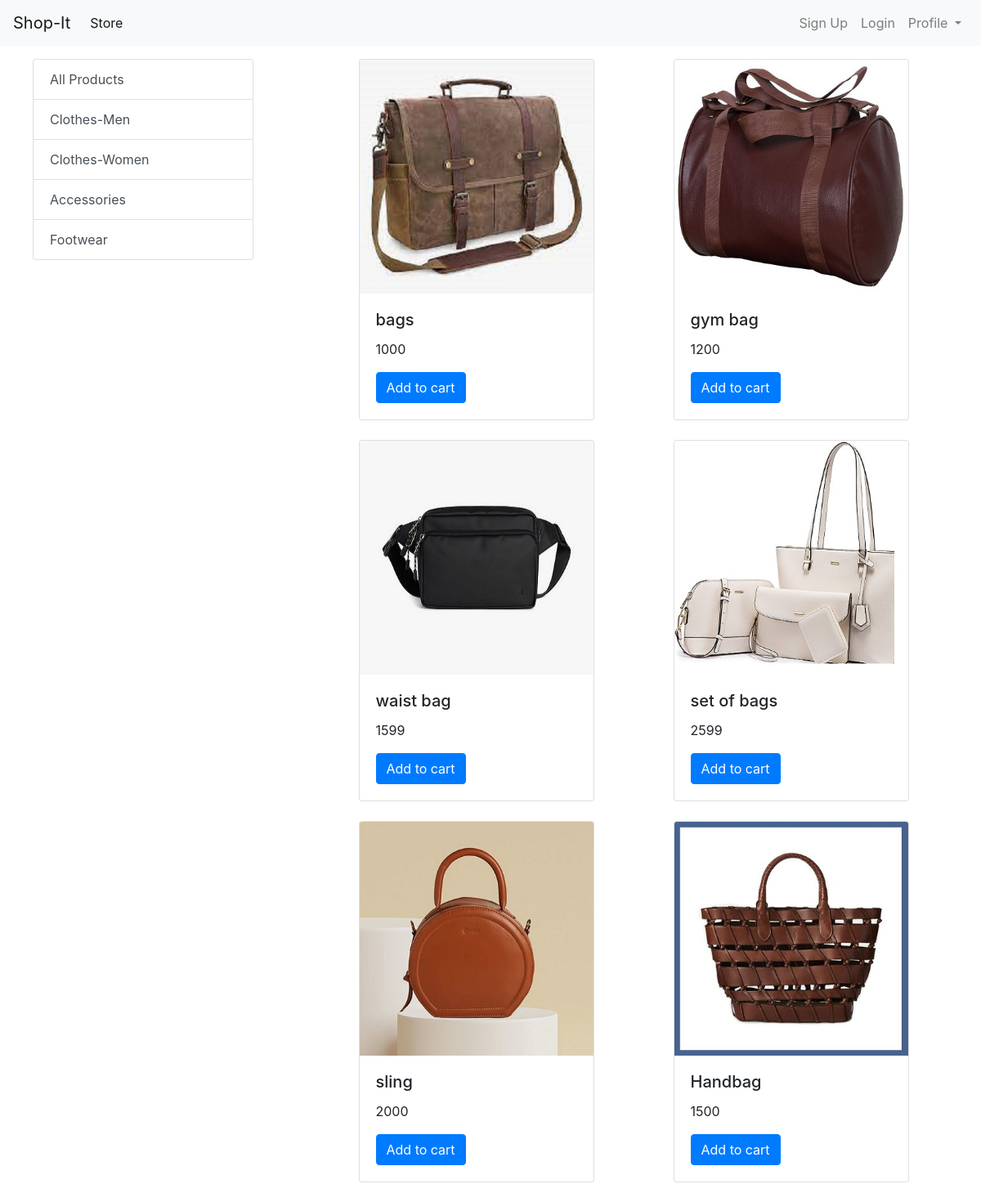
Screenshot of /?category=3 with the database file from the repository.
### store/models/category.py (models this page shows, shortened)
class Category(models.Model):
    name = models.CharField(max_length=20)
    def get_all_category():
        return Category.objects.all()

### store/models/product.py (models this page shows, shortened)
class Product(models.Model):
    name = models.CharField(max_length=50)
    price = models.IntegerField(default = 100)
    category = models.ForeignKey(Category, on_delete=models.CASCADE , default=1 )
    desc = models.CharField(max_length=200, default='')
    image = models.ImageField(upload_to='uploads/products/')
    def get_all_product_by_id(category_id):
        if category_id:
            return Product.objects.filter(category=category_id)
        else:
            return Product.objects.all()

### store/views/home.py (the view)
# urls.py: path('', index , name='index'),
def index(request):
    pr = None;
    cat = Category.get_all_category()
    cat_id = request.GET.get('category')
    if cat_id:
        pr = Product.get_all_product_by_id(cat_id)
    else:
        pr = Product.get_all_products()
    data = {}
    data['products'] = pr
    data['Category'] = cat
    return render(request, "index.html", data)

### store/templates/index.html (shortened to what this page needs)
{% extends 'base.html' %}
    {% block content %}
<div class="container-fluid mt-3">
<div class="row">
  <div class="col-lg-3 mx-auto">
    <div class="list-group">
      <a href="/" class="list-group-item list-group-item-action">All Products</a>
      {% for c in Category %}
        <a href="/?category={{c.id}}" class="list-group-item list-group-item-action">{{c.name}}</a>
      {% endfor %}
    </div>
  </div>
  <div id="product" class="col-lg-8 mx-auto">
    <div class="row mx-auto">
      {% for p in products %}
        <div class="card mx-auto mb-4" style="width: 18rem;">
          <img src="{{p.image.url}}" class="card-img-top">
            <div class="card-body">
              <h5 class="card-title">{{p.name}}</h5>
              <p class="card-text">{{p.price}}</p>
              <a href="#" class="btn btn-primary">Add to cart</a>
          </div>
        </div>
     {% endfor %}
  </div>
</div>
</div>
</div>
    {%  endblock %}

### rows the page displays
Category: name "Clothes-Men"
Category: name "Clothes-Women"
Category: name "Accessories"
Category: name "Footwear"
Product: image (picture), name "bags", price "1000"
Product: image (picture), name "gym bag", price "1200"
Product: image (picture), name "waist bag", price "1599"
Product: image (picture), name "set of bags", price "2599"
Product: image (picture), name "sling", price "2000"
Product: image (picture), name "Handbag", price "1500"
